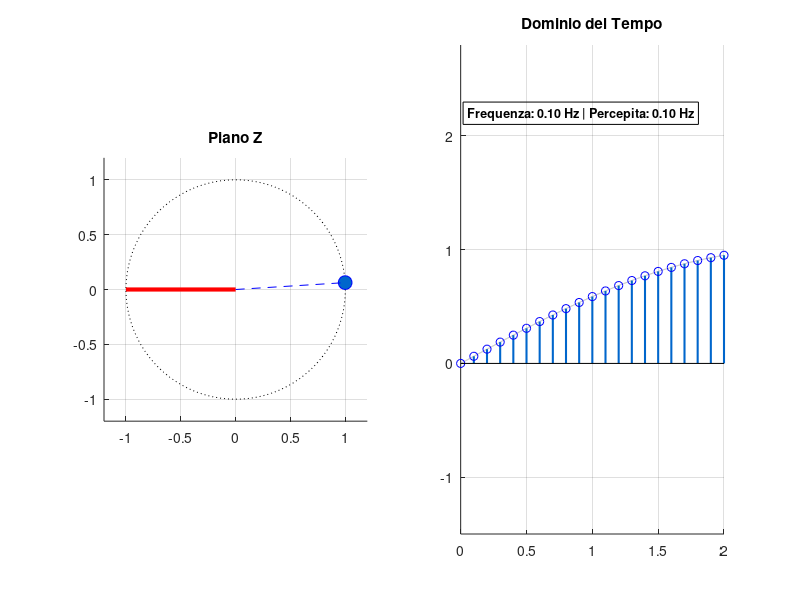

This figure's MATLAB source: (Note: this script raises an error after producing the figure.)
clear; clc; close all;

% --- PARAMETRI DI ESPORTAZIONE ---
nome_file = 'animazione_poli_con_aliasing.gif';
scrivi_gif = true; % Imposta a false se vuoi solo vedere l'animazione senza salvare

% Parametri di campionamento
Ts = 0.1;           
fs = 1/Ts; fn = fs/2;
t_vec = 0:Ts:2;     
t_fine = 0:0.001:2; 
f_real_vec = linspace(0.1, 10, 100); % Ridotto numero frame per una GIF più leggera

h_fig = figure('Color', 'w', 'Position', [100, 100, 1000, 500]);

% --- SETUP GRAFICO ---
subplot(1, 2, 1); hold on; axis equal; grid on;
theta = linspace(0, 2*pi, 100); plot(cos(theta), sin(theta), 'k:'); 
line([-1 0], [0 0], 'Color', 'r', 'LineWidth', 3); % Limite Nyquist
h_pole = plot(1, 0, 'bo', 'MarkerFaceColor', 'b', 'MarkerSize', 10);
h_line = line([0 1], [0 0], 'Color', 'b', 'LineStyle', '--');
title('Piano Z'); xlim([-1.2 1.2]); ylim([-1.2 1.2]);

subplot(1, 2, 2); hold on; grid on;
h_cont = plot(t_fine, sin(2*pi*0.1*t_fine), 'Color', [0.7 0.7 0.7]);
h_disc = stem(t_vec, sin(2*pi*0.1*t_vec), 'b', 'LineWidth', 1.5);
title('Dominio del Tempo'); ylim([-1.5 2.8]);
txt_info = text(0.05, 2.2, '', 'FontSize', 9, 'FontWeight', 'bold', 'EdgeColor', 'k');

% --- LOOP ANIMAZIONE E SCRITTURA GIF ---
for k = 1:length(f_real_vec)
    f = f_real_vec(k);
    f_percepita = abs(mod(f + fn, fs) - fn);
    
    % Aggiornamento Grafico
    z = exp(1i * 2*pi * f * Ts);
    set(h_pole, 'XData', real(z), 'YData', imag(z));
    set(h_line, 'XData', [0 real(z)], 'YData', [0 imag(z)]);
    set(h_cont, 'YData', sin(2*pi * f * t_fine));
    set(h_disc, 'YData', sin(2*pi * f * t_vec));
    
    color_code = [0 0.4 0.8]; if f > fn, color_code = [1 0 0]; end
    set(h_pole, 'MarkerFaceColor', color_code); set(h_disc, 'Color', color_code);
    set(txt_info, 'String', sprintf('Frequenza: %.2f Hz | Percepita: %.2f Hz', f, f_percepita));
    
    drawnow;

    % --- LOGICA DI ESPORTAZIONE GIF ---
    if scrivi_gif
        % Cattura il frame
        frame = getframe(h_fig);
        im = frame2im(frame);
        [imind, cm] = rgb2ind(im, 256);
        
        % Scrive sul file
        if k == 1
            imwrite(imind, cm, nome_file, 'gif', 'Loopcount', inf, 'DelayTime', 0.05);
        else
            imwrite(imind, cm, nome_file, 'gif', 'WriteMode', 'append', 'DelayTime', 0.05);
        end
    end
end

fprintf('Animazione salvata come: %s\n', nome_file);
